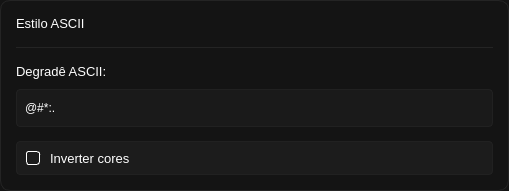
                <widget class="QWidget" name="widget_8" native="true">
                 <property name="sizePolicy">
                  <sizepolicy hsizetype="Preferred" vsizetype="Fixed">
                   <horstretch>0</horstretch>
                   <verstretch>0</verstretch>
                  </sizepolicy>
                 </property>
                 <property name="minimumSize">
                  <size>
                   <width>0</width>
                   <height>0</height>
                  </size>
                 </property>
                 <property name="maximumSize">
                  <size>
                   <width>16777215</width>
                   <height>200</height>
                  </size>
                 </property>
                 <property name="layoutDirection">
                  <enum>Qt::LayoutDirection::LeftToRight</enum>
                 </property>
                 <property name="autoFillBackground">
                  <bool>false</bool>
                 </property>
                 <property name="styleSheet">
                  <string notr="true">QWidget {
    background-color: rgb(20, 20, 20);
    border: 1px solid #242424;
    border-radius: 10px;
}

QLabel {
	border: none;
	color: #FFFFFF;
}
</string>
                 </property>
                 <layout class="QVBoxLayout" name="verticalLayout_7">
                  <property name="spacing">
                   <number>16</number>
                  </property>
                  <property name="leftMargin">
                   <number>16</number>
                  </property>
                  <property name="topMargin">
                   <number>16</number>
                  </property>
                  <property name="rightMargin">
                   <number>16</number>
                  </property>
                  <property name="bottomMargin">
                   <number>16</number>
                  </property>
                  <item>
                   <widget class="QLabel" name="label_5">
                    <property name="minimumSize">
                     <size>
                      <width>0</width>
                      <height>0</height>
                     </size>
                    </property>
                    <property name="maximumSize">
                     <size>
                      <width>16777215</width>
                      <height>16</height>
                     </size>
                    </property>
                    <property name="font">
                     <font>
                      <pointsize>10</pointsize>
                      <fontweight>DemiBold</fontweight>
                     </font>
                    </property>
                    <property name="text">
                     <string>Estilo ASCII</string>
                    </property>
                   </widget>
                  </item>
                  <item>
                   <widget class="Line" name="line_7">
                    <property name="maximumSize">
                     <size>
                      <width>16777215</width>
                      <height>1</height>
                     </size>
                    </property>
                    <property name="orientation">
                     <enum>Qt::Orientation::Horizontal</enum>
                    </property>
                   </widget>
                  </item>
                  <item>
                   <widget class="QFrame" name="frame_2">
                    <property name="maximumSize">
                     <size>
                      <width>16777215</width>
                      <height>130</height>
                     </size>
                    </property>
                    <property name="styleSheet">
                     <string notr="true">QFrame{
	padding: 0px;
	border: none;
}</string>
                    </property>
                    <property name="frameShape">
                     <enum>QFrame::Shape::StyledPanel</enum>
                    </property>
                    <property name="frameShadow">
                     <enum>QFrame::Shadow::Raised</enum>
                    </property>
                    <layout class="QVBoxLayout" name="verticalLayout_9">
                     <property name="spacing">
                      <number>8</number>
                     </property>
                     <property name="leftMargin">
                      <number>0</number>
                     </property>
                     <property name="topMargin">
                      <number>0</number>
                     </property>
                     <property name="rightMargin">
                      <number>0</number>
                     </property>
                     <property name="bottomMargin">
                      <number>0</number>
                     </property>
                     <item>
                      <widget class="QLabel" name="label_31">
                       <property name="maximumSize">
                        <size>
                         <width>16777215</width>
                         <height>18</height>
                        </size>
                       </property>
                       <property name="font">
                        <font>
                         <pointsize>10</pointsize>
                        </font>
                       </property>
                       <property name="text">
                        <string>Degradê ASCII:</string>
                       </property>
                      </widget>
                     </item>
                     <item>
                      <widget class="QComboBox" name="cmbChars">
                       <property name="minimumSize">
                        <size>
                         <width>0</width>
                         <height>38</height>
                        </size>
                       </property>
                       <property name="maximumSize">
                        <size>
                         <width>16777215</width>
                         <height>34</height>
                        </size>
                       </property>
                       <property name="font">
                        <font>
                         <bold>false</bold>
                        </font>
                       </property>
                       <property name="cursor">
                        <cursorShape>ArrowCursor</cursorShape>
                       </property>
                       <property name="toolTipDuration">
                        <number>-1</number>
                       </property>
                       <property name="styleSheet">
                        <string notr="true">QComboBox {
    background-color: #1A1A1A;
    border: 1px solid #212121;
    border-radius: 4px;
    color: #ffffff;
    padding: 8px 8px 8px 8px;     /* ← espaço pra seta */
    min-height: 20px;
}

QComboBox:hover {
	background-color: rgb(36, 36, 36);
}

/* === AQUI É O SEGREDO QUE NUNCA FALHA === */
QComboBox::drop-down {
    subcontrol-origin: padding;
    subcontrol-position: top right;
    width: 30px;
    border: none;
	border-top-right-radius: 4px;
	border-bottom-right-radius: 4px;
    background: transparent;       /* ← remove fundo */
}

QComboBox::down-arrow {
    image: url(:/icons/arrow-down.svg);   /* ← SEU SVG AQUI */
    width: 12px;
    height: 12px;
    margin-right: 0px;
    margin-top: 0px;
}

/* Quando abre o menu (opcional: seta pra cima) */
QComboBox::down-arrow:on {
    image: url(:/icons/arrow-up.svg);
}</string>
                       </property>
                       <property name="currentIndex">
                        <number>0</number>
                       </property>
                       <property name="insertPolicy">
                        <enum>QComboBox::InsertPolicy::NoInsert</enum>
                       </property>
                       <item>
                        <property name="text">
                         <string>@#*:. </string>
                        </property>
                       </item>
                       <item>
                        <property name="text">
                         <string>@%#0*=-:. </string>
                        </property>
                       </item>
                       <item>
                        <property name="text">
                         <string>@%#0B$&amp;*+=-:,. </string>
                        </property>
                       </item>
                       <item>
                        <property name="text">
                         <string>░▒▓█</string>
                        </property>
                       </item>
                       <item>
                        <property name="text">
                         <string>▀▄▌▐▀</string>
                        </property>
                       </item>
                       <item>
                        <property name="text">
                         <string>▓▒░█▓▒░</string>
                        </property>
                       </item>
                       <item>
                        <property name="text">
                         <string>$@B%8&amp;WM#*oahkbdpqwmZO0QLCJUYXzcvunxrjft/\\|()1{}[]?-_+~&lt;&gt;i!lI;:,\&quot;^`'. &quot;</string>
                        </property>
                       </item>
                      </widget>
                     </item>
                     <item>
                      <spacer name="verticalSpacer_8">
                       <property name="orientation">
                        <enum>Qt::Orientation::Vertical</enum>
                       </property>
                       <property name="sizeType">
                        <enum>QSizePolicy::Policy::Fixed</enum>
                       </property>
                       <property name="sizeHint" stdset="0">
                        <size>
                         <width>20</width>
                         <height>8</height>
                        </size>
                       </property>
                      </spacer>
                     </item>
                     <item>
                      <widget class="QFrame" name="frame">
                       <property name="minimumSize">
                        <size>
                         <width>0</width>
                         <height>34</height>
                        </size>
                       </property>
                       <property name="maximumSize">
                        <size>
                         <width>16777215</width>
                         <height>34</height>
                        </size>
                       </property>
                       <property name="styleSheet">
                        <string notr="true">QFrame{
	background-color: rgb(28, 28, 28);
	border: 1px solid #212121;
	border-radius: 4px;
}</string>
                       </property>
                       <property name="frameShape">
                        <enum>QFrame::Shape::StyledPanel</enum>
                       </property>
                       <property name="frameShadow">
                        <enum>QFrame::Shadow::Raised</enum>
                       </property>
                       <layout class="QHBoxLayout" name="horizontalLayout_13">
                        <item>
                         <widget class="QRadioButton" name="radioInverteCores">
                          <property name="font">
                           <font>
                            <pointsize>10</pointsize>
                            <bold>false</bold>
                           </font>
                          </property>
                          <property name="styleSheet">
                           <string notr="true">QRadioButton {
	background-color: rgb(28, 28, 28);
	border: none;
    color: #ffffff;
    spacing: 10px;
}

QRadioButton::indicator {
    width: 12px;
    height: 12px;
    border-radius: 3px;
    border: 1px solid #ffffff;
    background: rgb(28, 28, 28);
}

QRadioButton::indicator:checked {
    background: #0C5AEA;
    border: 1px solid #ffffff;
}

QRadioButton::indicator:hover {
    border: 1.5px solid #ffffff;
	border-radius: 5px;
}</string>
                          </property>
                          <property name="text">
                           <string>Inverter cores</string>
                          </property>
                         </widget>
                        </item>
                        <item>
                         <spacer name="horizontalSpacer">
                          <property name="orientation">
                           <enum>Qt::Orientation::Horizontal</enum>
                          </property>
                          <property name="sizeHint" stdset="0">
                           <size>
                            <width>179</width>
                            <height>11</height>
                           </size>
                          </property>
                         </spacer>
                        </item>
                       </layout>
                      </widget>
                     </item>
                    </layout>
                   </widget>
                  </item>
                 </layout>
                </widget>
